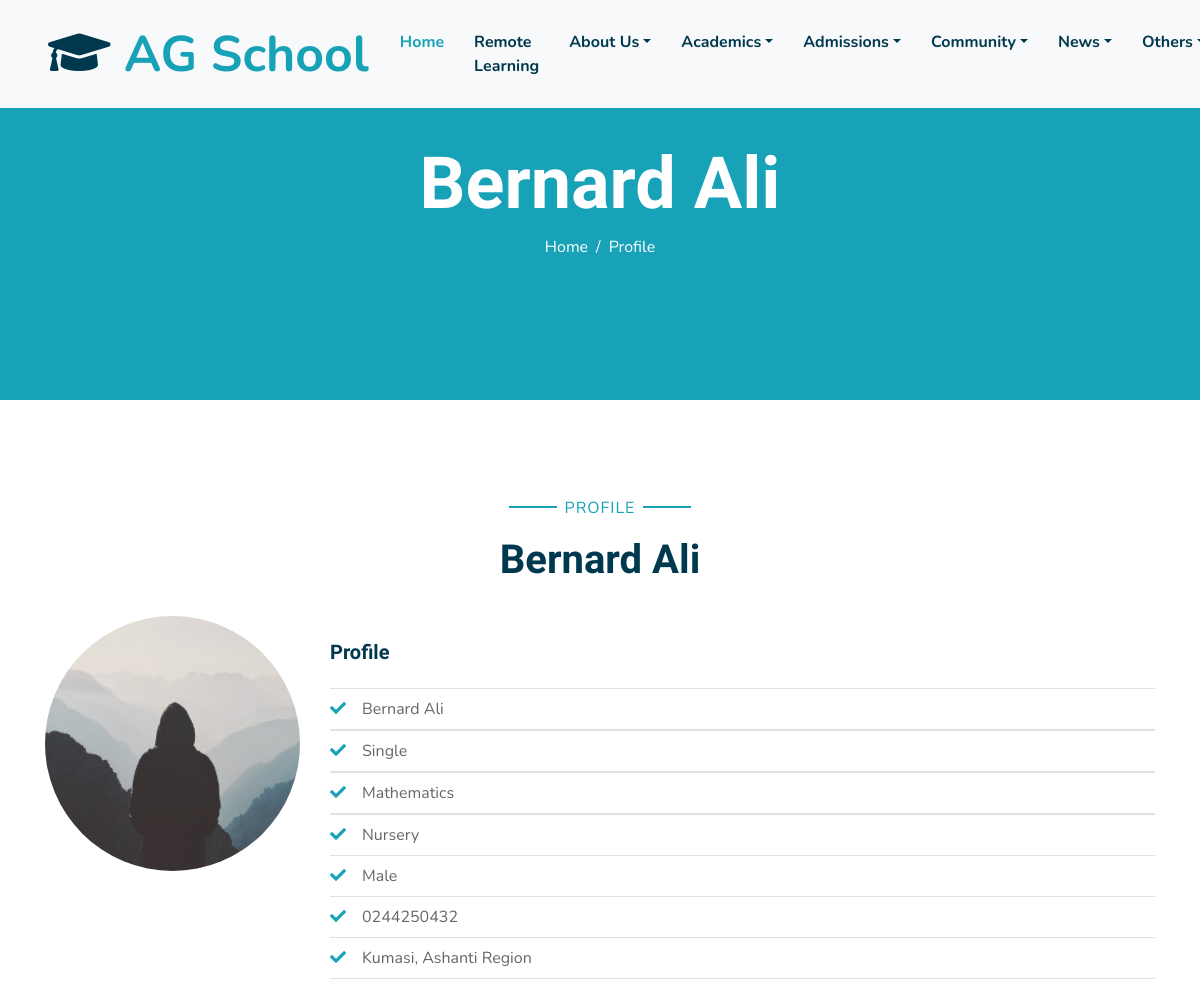
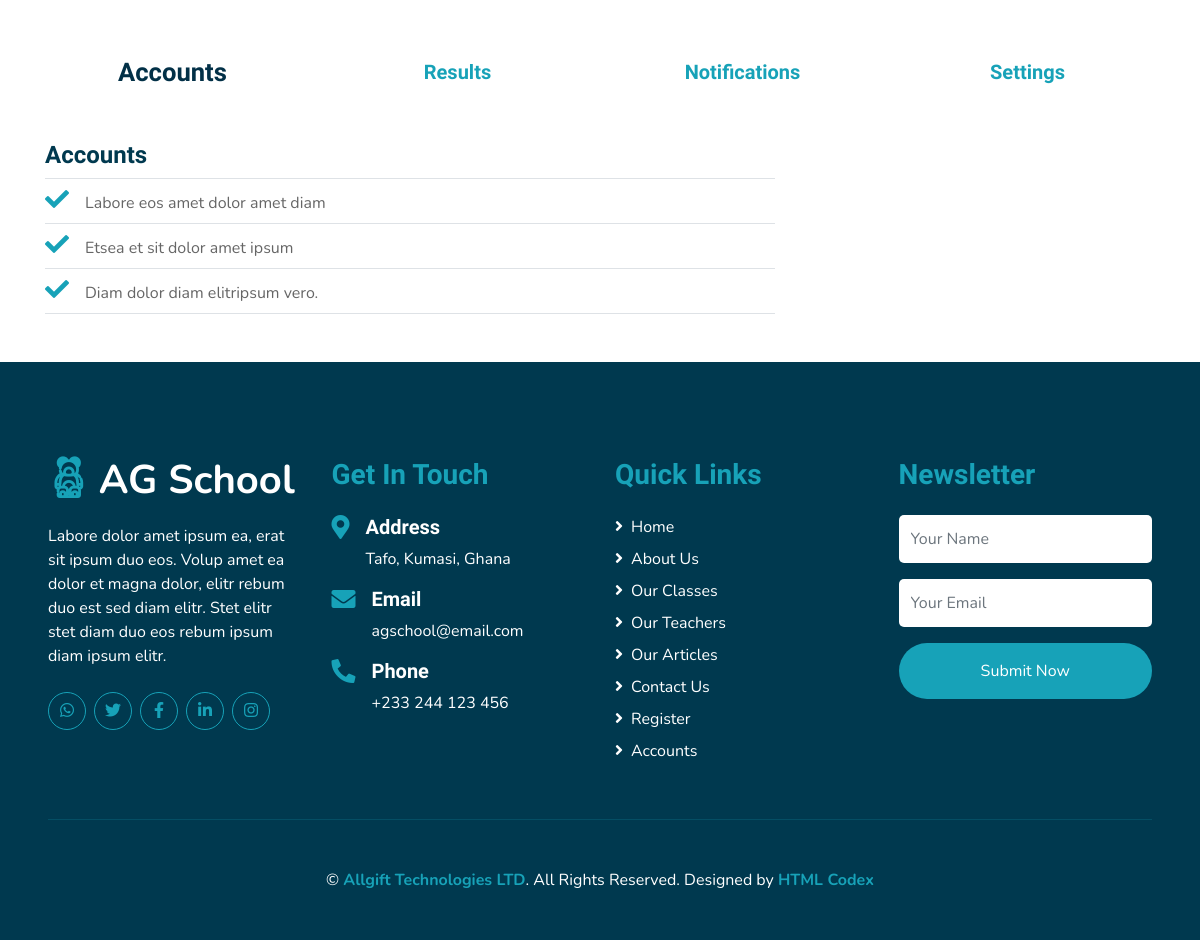
Screenshot of /authy/BernardAli/ (signed in) with the database file from the repository (2 pictures, top to bottom).
### authy/models.py (models this page shows, shortened)
class User(AbstractUser):
    full_name = models.CharField(max_length=200, null=True)
    type = models.CharField(max_length=20, choices=USER_TYPE)
    email = models.EmailField(unique=True, null=True)
    phone = models.CharField(max_length=20)
    avatar = models.ImageField(null=True, default="default.jpg")
    gender = models.CharField(max_length=100, choices=GENDER_CHOICE, null=True, blank=True)
    residence = models.CharField(max_length=100)
    GPS_Address = models.CharField(max_length=15)
    region = models.CharField(max_length=100, choices=REGION_CHOICE, null=True, blank=True)
    nationality = models.CharField(max_length=100, default='Ghanaian')
    created = models.DateField(auto_now_add=True)
    is_blocked = models.BooleanField(default=False)
    classes = models.ManyToManyField('core.Class', related_name='classes', blank=True)
    marital_status = models.CharField(max_length=100, choices=MARITAL_STATUS, default='Single')
    subjects = models.ManyToManyField('core.Subject', related_name='subjects', blank=True)
    profile = models.TextField(blank=True, null=True)
    cv = models.FileField(blank=True, null=True)
    facebook_url = models.URLField(max_length=255, blank=True, null=True)
    twitter_url = models.URLField(max_length=255, blank=True, null=True)
    instagram_url = models.URLField(max_length=255, blank=True, null=True)
    linkedin_url = models.URLField(max_length=255, blank=True, null=True)
    website_url = models.URLField(max_length=255, blank=True, null=True)
    REQUIRED_FIELDS = []

### core/models.py (models this page shows)
class Subject(models.Model):
    name = models.CharField(max_length=50)
    level = models.CharField(max_length=15, choices=LEVEL_CHOICES)
    teacher = models.ForeignKey(User, on_delete=models.DO_NOTHING)
    classes = models.ManyToManyField('core.Class', related_name='taught_class', blank=True)
    description = models.TextField()
    subject_outline_file = models.FileField(blank=True, null=True)
    def __str__(self):
        return self.name

class Class(models.Model):
    picture = models.ImageField(upload_to='class', default='class-1.jpg')
    video = models.FileField(upload_to='class', null=True, blank=True)
    level = models.CharField(max_length=15, choices=LEVEL_CHOICES)
    name = models.CharField(max_length=15, unique=True)
    slug = models.SlugField()
    min_age = models.IntegerField()
    max_age = models.IntegerField()
    tuition_fee = models.DecimalField(max_digits=10, decimal_places=2)
    tuition_interval = models.CharField(max_length=15, choices=TUITION_INTERVAL_CHOICES)
    total_seats = models.IntegerField()
    start_time = models.TimeField(max_length=15)
    close_time = models.TimeField(max_length=15)
    description = models.TextField(null=True, blank=True)
    teacher = models.ForeignKey(User, on_delete=models.DO_NOTHING)
    captain = models.ForeignKey(User, on_delete=models.DO_NOTHING, related_name='class_captain')
    def __str__(self):
        return self.name

### authy/views.py (the view)
# urls.py: path('<username>/', views.profile, name='profile'),
@login_required
def profile(request, username):
    profile = get_object_or_404(User, username=username)
    context = {
        'profile': profile,
    }
    return render(request, 'authy/profile.html', context)

### templates/authy/profile.html (shortened to what this page needs)
{% extends 'base.html' %}
{% load static %}
{% block content %}
    <div class="container-fluid bg-primary mb-5">
      <div
        class="d-flex flex-column align-items-center justify-content-center"
        style="min-height: 400px"
      >
        <h3 class="display-3 font-weight-bold text-white">{{profile.full_name}}</h3>
        <div class="d-inline-flex text-white">
          <p class="m-0"><a class="text-white" href="{% url 'home' %}">Home</a></p>
          <p class="m-0 px-2">/</p>
          <p class="m-0">Profile</p>
        </div>
      </div>
    </div>
    <div class="container-fluid pt-5">
      <div class="container">
        <div class="text-center pb-2">
          <p class="section-title px-5">
            <span class="px-2">Profile</span>
          </p>
          <h1 class="mb-4">{{profile.full_name}}</h1>
        </div>
        <div class="row">
          <div class="col-md-4 col-lg-3 text-center team mb-5">
            <div
              class="position-relative overflow-hidden mb-4"
              style="border-radius: 100%"
            >
              <img class="img-fluid w-100" src="{{profile.avatar.url}}" alt="" />
            </div>
          </div>
          <div class="col-md-8 col-lg-9 ">
            <br>
            <h5>Profile</h5>
            <div class="row pt-2 pb-4">
              <div class="col-12">
                <ul class="list-inline m-0">
                  {% if profile.type == 'Teacher' %}
                  <li class="py-2 border-top border-bottom">
                    <i class="fa fa-check text-primary mr-3"></i>{{profile.full_name}}
                  </li>
                  <li class="py-2 border-top border-bottom">
                    <i class="fa fa-check text-primary mr-3"></i>{{profile.marital_status}}
                  </li>
                  {% for name in  profile.subjects.all %}
                  <li class="py-2 border-top border-bottom">
                    <i class="fa fa-check text-primary mr-3"></i>{{name}}
                  </li>
                  {% endfor %}
                  {% for name in  profile.classes.all %}
                  <li class="py-2 border-top border-bottom">
                    <i class="fa fa-check text-primary mr-3"></i>{{name}}
                  </li>
                  {% endfor %}
                  <li class="py-2 border-bottom">
                    <i class="fa fa-check text-primary mr-3"></i>{{profile.gender}}
                  </li>
                  <li class="py-2 border-bottom">
                    <i class="fa fa-check text-primary mr-3"></i>{{profile.phone}}
                  </li>
                  <li class="py-2 border-bottom">
                    <i class="fa fa-check text-primary mr-3"></i>{{profile.residence}}, {{profile.region}} Region
                  </li>
                  {% endif %}
                </ul>
              </div>
            </div>
          </div>
        </div>
      </div>
    </div>
    <section id="features" class="features">
      <div class="container" data-aos="fade-up">
        <ul class="nav nav-tabs row gy-4 d-flex">
          <li class="nav-item col-4 col-md-4 col-lg-3">
            <a class="nav-link active show" data-bs-toggle="tab" data-bs-target="#tab-1">
              <h4>Accounts</h4>
            </a>
          </li>
          <li class="nav-item col-4 col-md-4 col-lg-3">
            <a class="nav-link" data-bs-toggle="tab" data-bs-target="#tab-4">
              <h4>Results</h4>
            </a>
          </li>
          <li class="nav-item col-4 col-md-4 col-lg-3">
            <a class="nav-link" data-bs-toggle="tab" data-bs-target="#tab-2">
              <h4>Notifications</h4>
            </a>
          </li>
          <li class="nav-item col-4 col-md-4 col-lg-3">
            <a class="nav-link" data-bs-toggle="tab" data-bs-target="#tab-3">
              <h4>Settings</h4>
            </a>
          </li>
        </ul>
        <div class="tab-content">
          <div class="tab-pane active show" id="tab-1">
            <div class="row">
              <div class="col-lg-8 order-2 order-lg-1" data-aos="fade-up" data-aos-delay="100">
                <h4>Accounts</h4>
                <ul class="list-inline m-0">
                  <li class="py-2 border-top border-bottom">
                    <i class="fa fa-check text-primary mr-3"></i>Labore eos amet
                    dolor amet diam
                  </li>
                  <li class="py-2 border-bottom">
                    <i class="fa fa-check text-primary mr-3"></i>Etsea et sit
                    dolor amet ipsum
                  </li>
                  <li class="py-2 border-bottom">
                    <i class="fa fa-check text-primary mr-3"></i>Diam dolor diam
                    elitripsum vero.
                  </li>
                </ul>
              </div>
              <div class="col-lg-4 order-1 order-lg-2 text-center" data-aos="fade-up" data-aos-delay="200">
              </div>
            </div>
          </div>
        </div>
      </div>
    </section>
{% endblock content %}

### rows the page displays
User: full_name "Bernard Ali", avatar (placeholder picture), marital_status "Single", gender "Male", phone "0244250432", residence "Kumasi", region "Ashanti"
Subject: name "Mathematics"
Class: name "Nursery"
